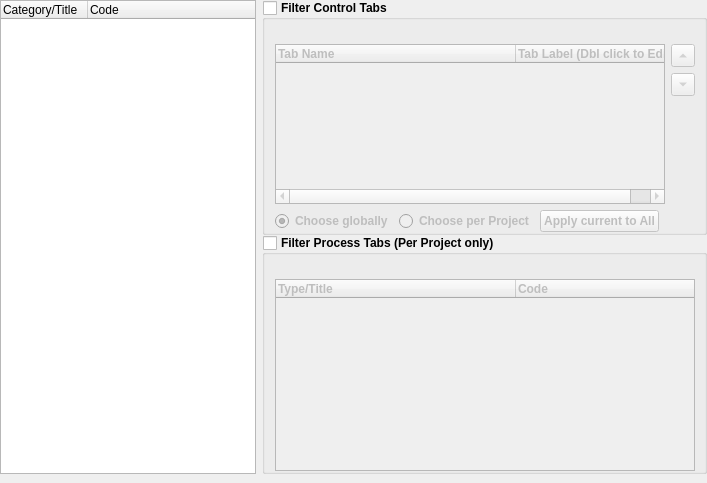
<?xml version="1.0" encoding="UTF-8"?>
<ui version="4.0">
 <class>checkinOutPageWidget</class>
 <widget class="QWidget" name="checkinOutPageWidget">
  <layout class="QGridLayout" name="checkinOutPageWidgetLayout" columnstretch="1,0">
   <property name="leftMargin">
    <number>0</number>
   </property>
   <property name="topMargin">
    <number>0</number>
   </property>
   <property name="rightMargin">
    <number>0</number>
   </property>
   <property name="bottomMargin">
    <number>9</number>
   </property>
   <property name="verticalSpacing">
    <number>0</number>
   </property>
   <item row="1" column="1">
    <widget class="QGroupBox" name="processTabsFilterGroupBox">
     <property name="font">
      <font>
       <weight>75</weight>
       <bold>true</bold>
      </font>
     </property>
     <property name="title">
      <string>Filter Process Tabs (Per Project only)</string>
     </property>
     <property name="flat">
      <bool>true</bool>
     </property>
     <property name="checkable">
      <bool>true</bool>
     </property>
     <property name="checked">
      <bool>false</bool>
     </property>
     <layout class="QVBoxLayout" name="processTabsFilterLayout">
      <property name="leftMargin">
       <number>10</number>
      </property>
      <property name="topMargin">
       <number>24</number>
      </property>
      <property name="rightMargin">
       <number>9</number>
      </property>
      <property name="bottomMargin">
       <number>0</number>
      </property>
      <item>
       <widget class="QTreeWidget" name="processTreeWidget">
        <property name="styleSheet">
         <string notr="true">QTreeView::item {
	padding: 2px;
}</string>
        </property>
        <property name="horizontalScrollBarPolicy">
         <enum>Qt::ScrollBarAlwaysOff</enum>
        </property>
        <property name="verticalScrollMode">
         <enum>QAbstractItemView::ScrollPerPixel</enum>
        </property>
        <attribute name="headerDefaultSectionSize">
         <number>240</number>
        </attribute>
        <attribute name="headerMinimumSectionSize">
         <number>170</number>
        </attribute>
        <column>
         <property name="text">
          <string>Type/Title</string>
         </property>
        </column>
        <column>
         <property name="text">
          <string>Code</string>
         </property>
        </column>
       </widget>
      </item>
     </layout>
    </widget>
   </item>
   <item row="0" column="1">
    <widget class="QGroupBox" name="controlsTabsFilterGroupBox">
     <property name="font">
      <font>
       <weight>75</weight>
       <bold>true</bold>
      </font>
     </property>
     <property name="title">
      <string>Filter Control Tabs</string>
     </property>
     <property name="flat">
      <bool>true</bool>
     </property>
     <property name="checkable">
      <bool>true</bool>
     </property>
     <property name="checked">
      <bool>false</bool>
     </property>
     <layout class="QGridLayout" name="controlsTabsFilterLayout">
      <property name="leftMargin">
       <number>10</number>
      </property>
      <property name="topMargin">
       <number>24</number>
      </property>
      <property name="rightMargin">
       <number>9</number>
      </property>
      <property name="bottomMargin">
       <number>0</number>
      </property>
      <item row="0" column="0" rowspan="3" colspan="4">
       <widget class="QTreeWidget" name="controlsTabsTreeWidget">
        <property name="maximumSize">
         <size>
          <width>16777215</width>
          <height>160</height>
         </size>
        </property>
        <property name="styleSheet">
         <string notr="true">QTreeView::item {
	padding: 2px;
}</string>
        </property>
        <property name="tabKeyNavigation">
         <bool>true</bool>
        </property>
        <property name="alternatingRowColors">
         <bool>true</bool>
        </property>
        <property name="rootIsDecorated">
         <bool>false</bool>
        </property>
        <property name="uniformRowHeights">
         <bool>true</bool>
        </property>
        <property name="itemsExpandable">
         <bool>false</bool>
        </property>
        <property name="animated">
         <bool>true</bool>
        </property>
        <property name="expandsOnDoubleClick">
         <bool>false</bool>
        </property>
        <attribute name="headerDefaultSectionSize">
         <number>240</number>
        </attribute>
        <attribute name="headerMinimumSectionSize">
         <number>170</number>
        </attribute>
        <column>
         <property name="text">
          <string>Tab Name</string>
         </property>
        </column>
        <column>
         <property name="text">
          <string>Tab Label (Dbl click to Edit)</string>
         </property>
        </column>
       </widget>
      </item>
      <item row="0" column="4">
       <widget class="QToolButton" name="controlsTabsMoveUpToolButton">
        <property name="text">
         <string>...</string>
        </property>
        <property name="arrowType">
         <enum>Qt::UpArrow</enum>
        </property>
       </widget>
      </item>
      <item row="3" column="0">
       <widget class="QRadioButton" name="applyToAllProjectsRadioButton">
        <property name="text">
         <string>Choose globally</string>
        </property>
        <property name="checked">
         <bool>true</bool>
        </property>
       </widget>
      </item>
      <item row="1" column="4">
       <widget class="QToolButton" name="controlsTabsMoveDownToolButton">
        <property name="text">
         <string>...</string>
        </property>
        <property name="arrowType">
         <enum>Qt::DownArrow</enum>
        </property>
       </widget>
      </item>
      <item row="3" column="2">
       <widget class="QPushButton" name="applyToAllProjectsPushButton">
        <property name="enabled">
         <bool>false</bool>
        </property>
        <property name="text">
         <string>Apply current to All</string>
        </property>
       </widget>
      </item>
      <item row="3" column="1">
       <widget class="QRadioButton" name="applyPerProjectsRadioButton">
        <property name="text">
         <string>Choose per Project</string>
        </property>
       </widget>
      </item>
     </layout>
    </widget>
   </item>
   <item row="0" column="0" rowspan="3">
    <widget class="QTreeWidget" name="projectsDisplayTreeWidget">
     <property name="maximumSize">
      <size>
       <width>300</width>
       <height>16777215</height>
      </size>
     </property>
     <property name="styleSheet">
      <string notr="true">QTreeView::item {
	padding: 2px;
}</string>
     </property>
     <property name="verticalScrollMode">
      <enum>QAbstractItemView::ScrollPerPixel</enum>
     </property>
     <property name="rootIsDecorated">
      <bool>false</bool>
     </property>
     <attribute name="headerDefaultSectionSize">
      <number>87</number>
     </attribute>
     <column>
      <property name="text">
       <string>Category/Title</string>
      </property>
     </column>
     <column>
      <property name="text">
       <string>Code</string>
      </property>
     </column>
    </widget>
   </item>
  </layout>
 </widget>
 <resources/>
 <connections>
  <connection>
   <sender>applyPerProjectsRadioButton</sender>
   <signal>toggled(bool)</signal>
   <receiver>applyToAllProjectsPushButton</receiver>
   <slot>setEnabled(bool)</slot>
   <hints>
    <hint type="sourcelabel">
     <x>371</x>
     <y>197</y>
    </hint>
    <hint type="destinationlabel">
     <x>431</x>
     <y>201</y>
    </hint>
   </hints>
  </connection>
 </connections>
</ui>
